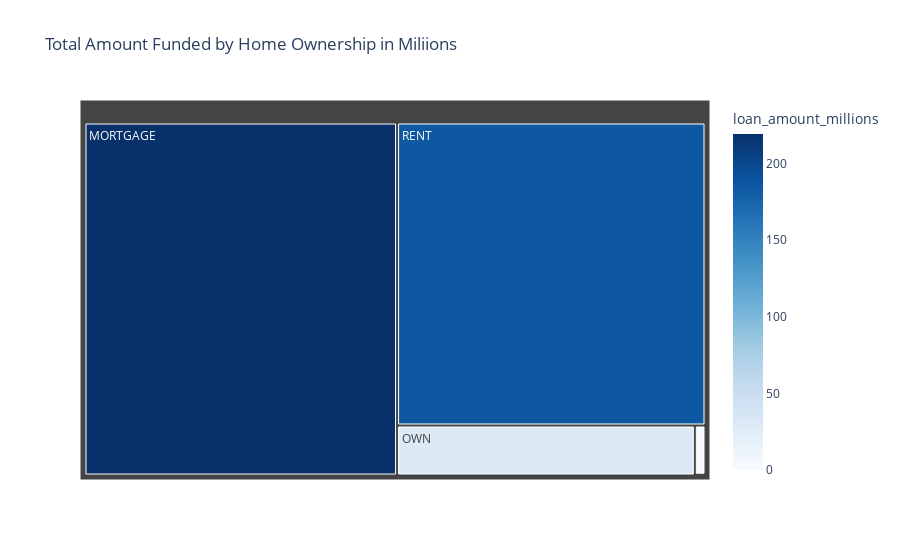

The code cell stored with this chart in its notebook:
### Code cell
home_funding=df.groupby('home_ownership')['loan_amount'].sum().reset_index()
home_funding['loan_amount_millions']=home_funding['loan_amount']/1000000
fig=px.treemap(
    home_funding,path=['home_ownership'],values='loan_amount_millions',color='loan_amount_millions',color_continuous_scale='Blues',title='Total Amount Funded by Home Ownership in Miliions')
fig.show()

### Figure 1 — Plotly figure (JSON) as saved in the notebook; plotly's stock layout.template omitted (floating-point values rounded to 4 significant figures)
{"data": [{"branchvalues": "total", "customdata": [[219.3], [0.0168], [1.045], [29.6], [185.8]], "domain": {"x": [0, 1], "y": [0, 1]}, "hovertemplate": "labels=%{label}<br>loan_amount_millions_sum=%{value}<br>parent=%{parent}<br>id=%{id}<br>loan_amount_millions=%{color}<extra></extra>", "ids": ["MORTGAGE", "NONE", "OTHER", "OWN", "RENT"], "labels": ["MORTGAGE", "NONE", "OTHER", "OWN", "RENT"], "marker": {"coloraxis": "coloraxis", "colors": [219.3, 0.0168, 1.045, 29.6, 185.8]}, "name": "", "parents": ["", "", "", "", ""], "type": "treemap", "values": [219.3, 0.0168, 1.045, 29.6, 185.8]}], "layout": {"coloraxis": {"colorbar": {"title": {"text": "loan_amount_millions"}}, "colorscale": [[0, "rgb(247,251,255)"], [0.125, "rgb(222,235,247)"], [0.25, "rgb(198,219,239)"], [0.375, "rgb(158,202,225)"], [0.5, "rgb(107,174,214)"], [0.625, "rgb(66,146,198)"], [0.75, "rgb(33,113,181)"], [0.875, "rgb(8,81,156)"], [1, "rgb(8,48,107)"]]}, "legend": {"tracegroupgap": 0}, "title": {"text": "Total Amount Funded by Home Ownership in Miliions"}}}
